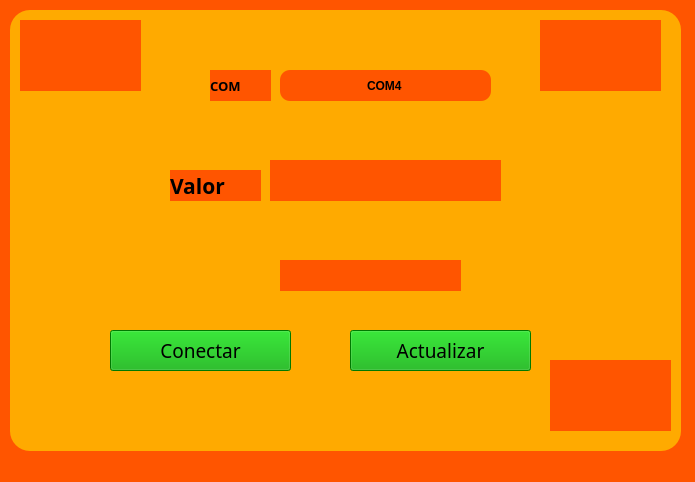
<?xml version="1.0" encoding="UTF-8"?>
<ui version="4.0">
 <class>MainWindow</class>
 <widget class="QMainWindow" name="MainWindow">
  <property name="geometry">
   <rect>
    <x>0</x>
    <y>0</y>
    <width>695</width>
    <height>482</height>
   </rect>
  </property>
  <property name="windowTitle">
   <string>MainWindow</string>
  </property>
  <property name="styleSheet">
   <string notr="true">background-color: rgb(255, 85, 0);</string>
  </property>
  <widget class="QWidget" name="centralwidget">
   <widget class="QLabel" name="label">
    <property name="geometry">
     <rect>
      <x>20</x>
      <y>20</y>
      <width>121</width>
      <height>71</height>
     </rect>
    </property>
    <property name="styleSheet">
     <string notr="true"/>
    </property>
    <property name="text">
     <string/>
    </property>
    <property name="pixmap">
     <pixmap resource="../../recursos.qrc">:/Logos/Imagenes/logo uat.jpg</pixmap>
    </property>
    <property name="scaledContents">
     <bool>true</bool>
    </property>
   </widget>
   <widget class="QLabel" name="label_4">
    <property name="geometry">
     <rect>
      <x>540</x>
      <y>20</y>
      <width>121</width>
      <height>71</height>
     </rect>
    </property>
    <property name="styleSheet">
     <string notr="true"/>
    </property>
    <property name="text">
     <string/>
    </property>
    <property name="pixmap">
     <pixmap resource="../../recursos.qrc">:/Logos/Imagenes/logo fians.jpg</pixmap>
    </property>
    <property name="scaledContents">
     <bool>true</bool>
    </property>
   </widget>
   <widget class="QLabel" name="label_5">
    <property name="geometry">
     <rect>
      <x>550</x>
      <y>360</y>
      <width>121</width>
      <height>71</height>
     </rect>
    </property>
    <property name="text">
     <string/>
    </property>
    <property name="pixmap">
     <pixmap resource="../../recursos.qrc">:/Logos/Imagenes/equipo.jpeg</pixmap>
    </property>
    <property name="scaledContents">
     <bool>true</bool>
    </property>
   </widget>
   <widget class="QLineEdit" name="txt_com">
    <property name="geometry">
     <rect>
      <x>280</x>
      <y>70</y>
      <width>211</width>
      <height>31</height>
     </rect>
    </property>
    <property name="font">
     <font>
      <weight>75</weight>
      <bold>true</bold>
     </font>
    </property>
    <property name="styleSheet">
     <string notr="true">border-radius: 10px;</string>
    </property>
    <property name="text">
     <string>COM4</string>
    </property>
    <property name="alignment">
     <set>Qt::AlignCenter</set>
    </property>
   </widget>
   <widget class="QLabel" name="label_2">
    <property name="geometry">
     <rect>
      <x>210</x>
      <y>70</y>
      <width>61</width>
      <height>31</height>
     </rect>
    </property>
    <property name="font">
     <font>
      <family>Rockwell</family>
      <pointsize>10</pointsize>
      <weight>75</weight>
      <bold>true</bold>
     </font>
    </property>
    <property name="text">
     <string>COM</string>
    </property>
   </widget>
   <widget class="QPushButton" name="btn_accion">
    <property name="geometry">
     <rect>
      <x>110</x>
      <y>330</y>
      <width>181</width>
      <height>41</height>
     </rect>
    </property>
    <property name="font">
     <font>
      <family>Harrington</family>
      <pointsize>14</pointsize>
      <weight>50</weight>
      <bold>false</bold>
     </font>
    </property>
    <property name="styleSheet">
     <string notr="true">background-color: rgb(0, 170, 0);</string>
    </property>
    <property name="text">
     <string>Conectar</string>
    </property>
   </widget>
   <widget class="QLabel" name="txt_estado">
    <property name="geometry">
     <rect>
      <x>280</x>
      <y>260</y>
      <width>181</width>
      <height>31</height>
     </rect>
    </property>
    <property name="font">
     <font>
      <family>Rockwell</family>
      <pointsize>16</pointsize>
      <weight>50</weight>
      <bold>false</bold>
     </font>
    </property>
    <property name="text">
     <string/>
    </property>
   </widget>
   <widget class="QLabel" name="label_6">
    <property name="geometry">
     <rect>
      <x>170</x>
      <y>170</y>
      <width>91</width>
      <height>31</height>
     </rect>
    </property>
    <property name="font">
     <font>
      <family>Rockwell</family>
      <pointsize>16</pointsize>
      <weight>75</weight>
      <bold>true</bold>
     </font>
    </property>
    <property name="text">
     <string>Valor</string>
    </property>
   </widget>
   <widget class="QLabel" name="label_7">
    <property name="geometry">
     <rect>
      <x>270</x>
      <y>160</y>
      <width>231</width>
      <height>41</height>
     </rect>
    </property>
    <property name="text">
     <string/>
    </property>
   </widget>
   <widget class="QLabel" name="label_8">
    <property name="geometry">
     <rect>
      <x>10</x>
      <y>10</y>
      <width>671</width>
      <height>441</height>
     </rect>
    </property>
    <property name="styleSheet">
     <string notr="true">background-color: rgb(255, 170, 0);
border-radius: 20px;</string>
    </property>
    <property name="text">
     <string/>
    </property>
   </widget>
   <widget class="QPushButton" name="btn_actualizar">
    <property name="geometry">
     <rect>
      <x>350</x>
      <y>330</y>
      <width>181</width>
      <height>41</height>
     </rect>
    </property>
    <property name="font">
     <font>
      <family>Harrington</family>
      <pointsize>14</pointsize>
      <weight>50</weight>
      <bold>false</bold>
     </font>
    </property>
    <property name="styleSheet">
     <string notr="true">background-color: rgb(0, 170, 0);</string>
    </property>
    <property name="text">
     <string>Actualizar</string>
    </property>
   </widget>
   <zorder>label_8</zorder>
   <zorder>label</zorder>
   <zorder>label_4</zorder>
   <zorder>label_5</zorder>
   <zorder>label_7</zorder>
   <zorder>label_2</zorder>
   <zorder>txt_estado</zorder>
   <zorder>txt_com</zorder>
   <zorder>btn_accion</zorder>
   <zorder>label_6</zorder>
   <zorder>btn_actualizar</zorder>
  </widget>
  <widget class="QMenuBar" name="menubar">
   <property name="geometry">
    <rect>
     <x>0</x>
     <y>0</y>
     <width>695</width>
     <height>18</height>
    </rect>
   </property>
  </widget>
  <widget class="QStatusBar" name="statusbar"/>
 </widget>
 <resources>
  <include location="../../recursos.qrc"/>
 </resources>
 <connections/>
</ui>
